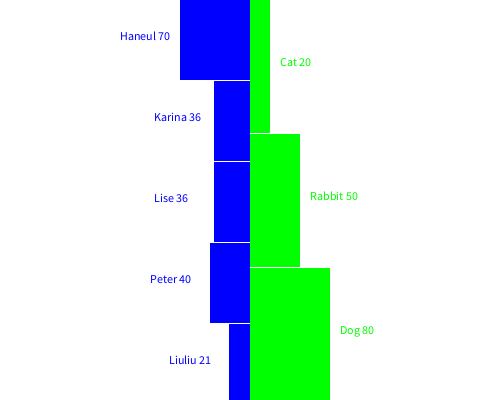
Frame 1 (no input)
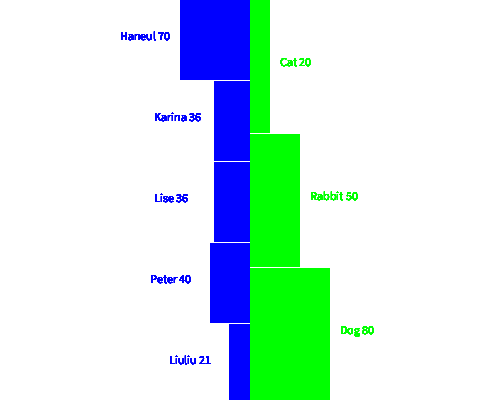
Frame 60 (the mouse pressed at the canvas centre just before this capture)
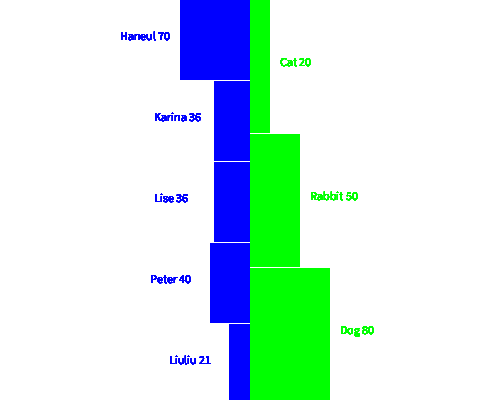
Frame 120 (the mouse held since frame 60 and released just before this capture)

The Processing sketch that drew these frames (run headless with seeded random() and noise(); from frame 60 on, the mouse is pressed at the canvas centre):

// Processing sketch: two_array
// ── two_array.pde
import java.util.Map;

HashMap<String, Integer> arr1 = new HashMap<String, Integer>();
HashMap<String, Integer> arr2 = new HashMap<String, Integer>();


void setup() {
  size(500, 400);
  background(255);
  String[] names = {"Liuliu", "Haneul", "Lise", "Peter", "Karina"};
  int[] values = {21, 70, 36, 40, 36};

  String[] names2 = {"Dog", "Cat", "Rabbit"};
  int[] values2 = {80, 20, 50};

  for (int i=0; i<values.length; i++) {
    arr1.put(names[i], values[i]);
  }

  for (int j=0; j<values2.length; j++) {
    arr2.put(names2[j], values2[j]);
  }
}

int distance = 1;
int count = 0;

void draw() {
  int widthArr1 = height/arr1.size();
  int i = 0;
  fill(0, 0, 255);
  noStroke();
  for (Map.Entry value : arr1.entrySet()) {
    String keyVal = value.getKey().toString();
    int val1 = arr1.get(keyVal);
    rect(width/2 - val1, (distance + widthArr1) * i, val1, widthArr1);
    text(keyVal + " " + val1, width/2 - val1 - 60, ((distance + widthArr1) * i) + widthArr1/2);
    i++;
  }
  
  fill(0, 255, 0);
  int j = 0;
  int widthArr2 = height/arr2.size();
  for (Map.Entry value : arr2.entrySet()) {
    String keyVal = value.getKey().toString();
    int val2 = arr2.get(keyVal);
    rect(width/2, (distance + widthArr2) * j, val2, widthArr2);
    text(keyVal + " " + val2, width/2 + val2 + 10, ((distance + widthArr2) * j) + widthArr2/2);
    j++;
  }
  count++;
  
  if(count == 1){
    save("two graph.png");
  }
}
